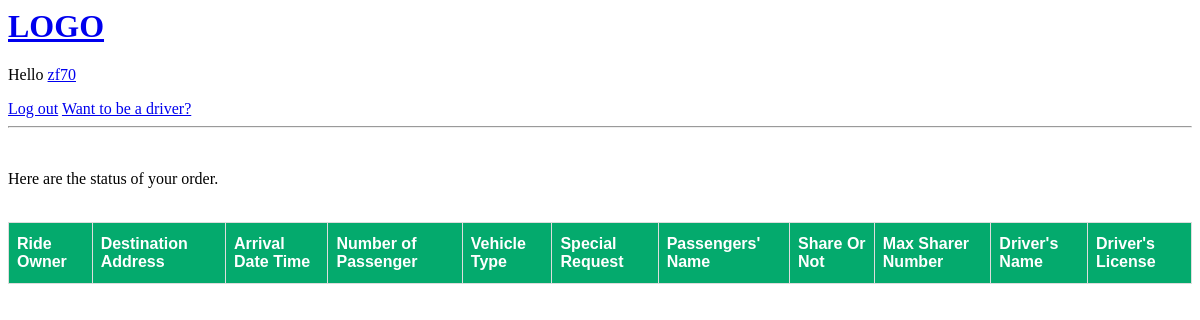
/user/owner/history/ (signed in), run on an earlier commit of the app's database.
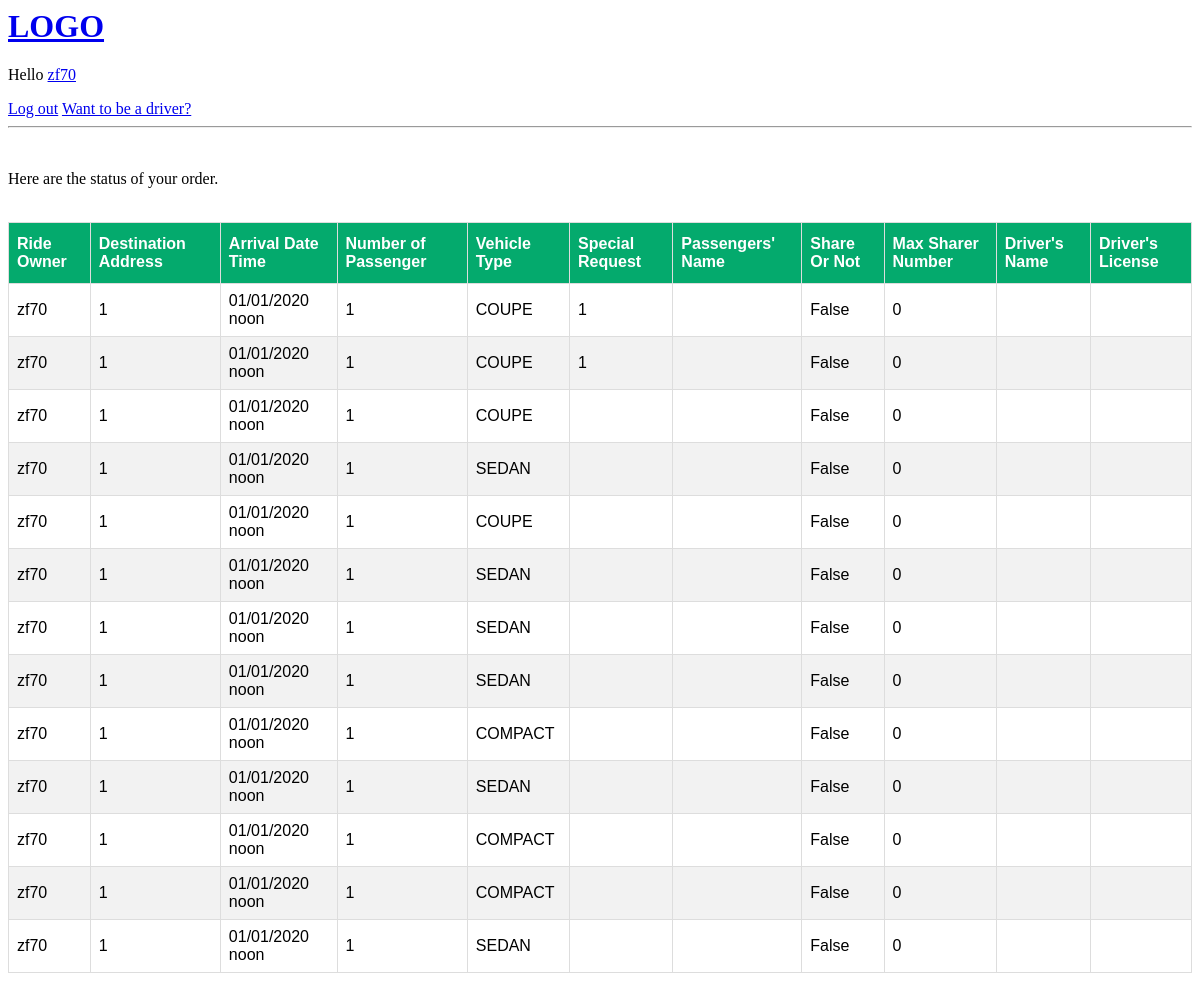
And on a later commit of the database.
### user/models.py (models this page shows, shortened)
class Owner(models.Model):
    owner = models.ForeignKey(User, on_delete=models.CASCADE)
    Destination_Address = models.CharField(max_length=100)
    Arrival_Date_Time = models.DateTimeField(help_text='Format: 2020-01-01 12:00')
    Number_of_Passenger = models.PositiveIntegerField(default=1)
    Vehicle_Type = models.CharField(max_length=20, choices=TYPE_CHOICES, default='--')
    Special_Request = models.CharField(max_length=400, blank=True)
    Share_Or_Not = models.BooleanField()
    Max_Share_Num = models.PositiveIntegerField(help_text='If you do not want to share please choose 0', default=0)
    Status = models.CharField(default='Ongoing', max_length=20)
    Sharers_Name = models.CharField(default='', max_length=50, blank=True)
    Driver_Name = models.CharField(default='', max_length=50, blank=True)
    Driver_License = models.CharField(default='', max_length=50, blank=True)

### user/views.py (the view)
# urls.py: path('owner/history/', OwnerListView.as_view(), name='OwnerListView'),
class OwnerListView(ListView):
    template_name = 'user/owner_list.html'
    def get_queryset(self):
        return Owner.objects.filter(owner=self.request.user).order_by('Arrival_Date_Time')

### user/templates/user/owner_list.html (shortened to what this page needs)
{%extends 'main.html'%}
{% load mathfilters %}
{%block content%}
<br>
    <p>
        Here are the status of your order.
    </p>
<br>
<table id="customers">
    <thead>
    <tr>
        <th>Ride Owner</th>
        <th>Destination Address</th>
        <th>Arrival Date Time</th>
        <th>Number of Passenger</th>
        <th>Vehicle Type</th>
        <th>Special Request</th>
        <th>Passengers' Name</th>
        <th>Share Or Not</th>
        <th>Max Sharer Number</th>
        <th>Driver's Name</th>
        <th>Driver's License</th>
    </tr>
    </thead>
    <tbody>
    {% for ride in object_list %}
    <tr>
    <td>{{ ride.owner.username }}</td>
    <td>{{ ride.Destination_Address }}</td>
    <td>{{ ride.Arrival_Date_Time|date:"m/d/Y P" }}</td>
    <td>{{ ride.Number_of_Passenger }}</td>
    <td>{{ ride.Vehicle_Type }}</td>
    <td>{{ ride.Special_Request }}</td>
    <td>{{ ride.Sharers_Name }}</td>
    <td>{{ ride.Share_Or_Not }}</td>
    <td>{{ ride.Max_Share_Num }}</td>
    <td>{{ ride.Driver_Name }}</td>
    <td>{{ ride.Driver_License }}</td>
    </tr>
    {% endfor %}
    </tbody>
</table>
{% endblock %}

### templates/main.html (shortened to what this page needs)
<!DOCTYPE html>
<html lang="en">
<head>
</head>
<body>
    {%include 'navBar.html'%}
    {%block content%}
    {%endblock%}
</body>
</html>

### templates/navBar.html
<a href="/">
    <h1>LOGO</h1>
</a>
{% if request.user.is_authenticated %}
<p>Hello <a href="{% url 'UserHome' %}">{{request.user}}</a></p>
<a href="{% url 'logout' %}">Log out</a>
{% else %}
<a href="{%url 'login'%}">Log in</a>
{% endif %}
<a href="{%url 'driverRegister'%}">Want to be a driver?</a>
<hr>

### user/templates/user/owner_list.html (style rules this page uses)
#customers { font-family: Arial, Helvetica, sans-serif; border-collapse: collapse; width: 100%; }
#customers td, #customers th { border: 1px solid #ddd; padding: 8px; }
#customers tr:nth-child(even) { background-color: #f2f2f2; }
#customers th { padding-top: 12px; padding-bottom: 12px; text-align: left; background-color: #04AA6D; color: white; }

What changed in the data, as far as the page shows it:
added Owner: owner.username "zf70", Destination_Address "1", Arrival_Date_Time "01/01/2020 noon", Number_of_Passenger "1", Vehicle_Type "COUPE", Special_Request "1", Share_Or_Not "False", Max_Share_Num "0"
added Owner: owner.username "zf70", Destination_Address "1", Arrival_Date_Time "01/01/2020 noon", Number_of_Passenger "1", Vehicle_Type "COUPE", Special_Request "1", Share_Or_Not "False", Max_Share_Num "0"
added Owner: owner.username "zf70", Destination_Address "1", Arrival_Date_Time "01/01/2020 noon", Number_of_Passenger "1", Vehicle_Type "COUPE", Share_Or_Not "False", Max_Share_Num "0"
added Owner: owner.username "zf70", Destination_Address "1", Arrival_Date_Time "01/01/2020 noon", Number_of_Passenger "1", Vehicle_Type "SEDAN", Share_Or_Not "False", Max_Share_Num "0"
added Owner: owner.username "zf70", Destination_Address "1", Arrival_Date_Time "01/01/2020 noon", Number_of_Passenger "1", Vehicle_Type "COUPE", Share_Or_Not "False", Max_Share_Num "0"
added Owner: owner.username "zf70", Destination_Address "1", Arrival_Date_Time "01/01/2020 noon", Number_of_Passenger "1", Vehicle_Type "SEDAN", Share_Or_Not "False", Max_Share_Num "0"
added Owner: owner.username "zf70", Destination_Address "1", Arrival_Date_Time "01/01/2020 noon", Number_of_Passenger "1", Vehicle_Type "SEDAN", Share_Or_Not "False", Max_Share_Num "0"
added Owner: owner.username "zf70", Destination_Address "1", Arrival_Date_Time "01/01/2020 noon", Number_of_Passenger "1", Vehicle_Type "SEDAN", Share_Or_Not "False", Max_Share_Num "0"
added Owner: owner.username "zf70", Destination_Address "1", Arrival_Date_Time "01/01/2020 noon", Number_of_Passenger "1", Vehicle_Type "COMPACT", Share_Or_Not "False", Max_Share_Num "0"
added Owner: owner.username "zf70", Destination_Address "1", Arrival_Date_Time "01/01/2020 noon", Number_of_Passenger "1", Vehicle_Type "SEDAN", Share_Or_Not "False", Max_Share_Num "0"
added Owner: owner.username "zf70", Destination_Address "1", Arrival_Date_Time "01/01/2020 noon", Number_of_Passenger "1", Vehicle_Type "COMPACT", Share_Or_Not "False", Max_Share_Num "0"
added Owner: owner.username "zf70", Destination_Address "1", Arrival_Date_Time "01/01/2020 noon", Number_of_Passenger "1", Vehicle_Type "COMPACT", Share_Or_Not "False", Max_Share_Num "0"
added Owner: owner.username "zf70", Destination_Address "1", Arrival_Date_Time "01/01/2020 noon", Number_of_Passenger "1", Vehicle_Type "SEDAN", Share_Or_Not "False", Max_Share_Num "0"
